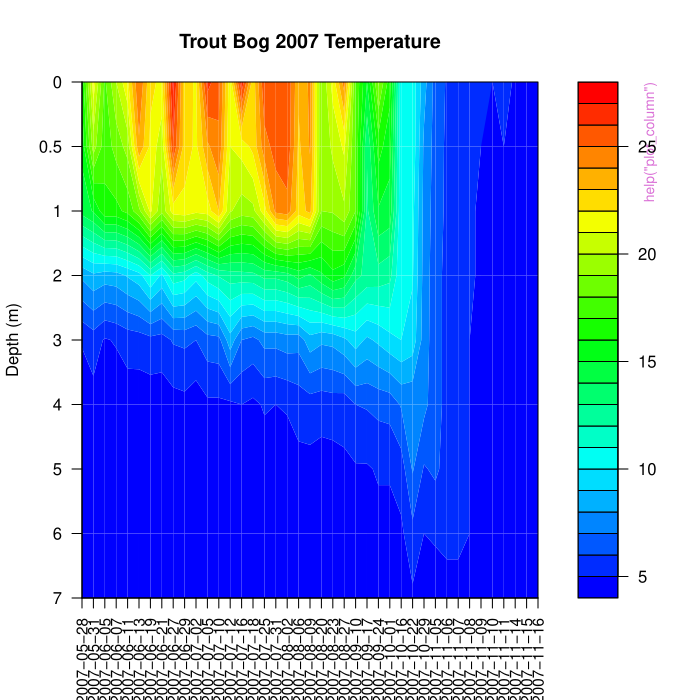

The R source for this figure:
pkgname <- "OTUtable"
source(file.path(R.home("share"), "R", "examples-header.R"))
options(warn = 1)
options(pager = "console")
library('OTUtable')

base::assign(".oldSearch", base::search(), pos = 'CheckExEnv')
cleanEx()
nameEx("bog_subset")
### * bog_subset

flush(stderr()); flush(stdout())

### Name: bog_subset
### Title: Subset OTU table by sampling site
### Aliases: bog_subset
### Keywords: data_processing

### ** Examples

data(otu_table)

Trout_Bog_Epilimnion <- bog_subset("TBE", otu_table)

Hells_Kitchen_Hypolimnion <- bog_subset("HKH", otu_table)

# Include both epilimnion and hypolimnion in a single table
Trout_Bog_both_layers <- bog_subset("TB.", otu_table)

# Include all meromictic hypolimnia
meromictic_hypolimnia <- bog_subset("HKH|MAH", otu_table)




cleanEx()
nameEx("chao1")
### * chao1

flush(stderr()); flush(stdout())

### Name: chao1
### Title: Chao1 Richness
### Aliases: chao1
### Keywords: biodiversity

### ** Examples

data(otu_table)
chao1_richness <- apply(otu_table, 2, chao1)



cleanEx()
nameEx("clean_TaxAss_taxonomy")
### * clean_TaxAss_taxonomy

flush(stderr()); flush(stdout())

### Name: clean_TaxAss_taxonomy
### Title: Clean Taxonomy File Output by TaxAss Workflow
### Aliases: clean_TaxAss_taxonomy
### Keywords: format_mothur_output

### ** Examples


# Example path only: path <- "TaxAss_output/bogs.taxonomy"
# table <- clean_shared("mothur_output/bogs.shared", trim.names = T)
# taxonomy <- clean_TaxAss_taxonomy(path, table, remove_bootstrap = F)




cleanEx()
nameEx("clean_mothur_taxonomy")
### * clean_mothur_taxonomy

flush(stderr()); flush(stdout())

### Name: clean_mothur_taxonomy
### Title: Clean mothur-format Taxonomy File
### Aliases: clean_mothur_taxonomy
### Keywords: format_mothur_output

### ** Examples


# Example path only: path <- "mothur_output/bogs.taxonomy"
# table <- clean_shared("mothur_output/bogs.shared", trim.names = T)
# taxonomy <- clean_mothur_taxonomy(path, table, remove_bootstrap = F)




cleanEx()
nameEx("clean_shared")
### * clean_shared

flush(stderr()); flush(stdout())

### Name: clean_shared
### Title: Reformat a shared file
### Aliases: clean_shared
### Keywords: format_mothur_output

### ** Examples


# Example path only: path <- "mothur_output/bogs.shared"

# otu_table <- clean_shared(path, trim.names = T)
# write.csv(otu_table, file = "bogs_otu_table.csv", quote = F, row.names = T)




cleanEx()
nameEx("combine_otus")
### * combine_otus

flush(stderr()); flush(stdout())

### Name: combine_otus
### Title: Combine OTUs based on identical taxonomic assignments
### Aliases: combine_otus
### Keywords: data_processing

### ** Examples


data(otu_table)
data(taxonomy)

example_table <- year_subset("05", otu_table)
example_table <- bog_subset("TBE", example_table)

phylum_table <- combine_otus("Phylum", example_table, taxonomy)




cleanEx()
nameEx("extract_date")
### * extract_date

flush(stderr()); flush(stdout())

### Name: extract_date
### Title: Extract sampling date from a vector of sample names
### Aliases: extract_date
### Keywords: data_processing

### ** Examples


samples <- c("TBE01JUN09.R1", "TBE05JUN09", "TBE10JUN09.R2")
extract_date(samples)

# Extract sample dates from the OTU table
data(otu_table)
x <- extract_date(colnames(otu_table))

# Extract sample dates from the metadata
data(metadata)
x <- extract_date(metadata$Sample_Name)




cleanEx()
nameEx("filter_otus")
### * filter_otus

flush(stderr()); flush(stdout())

### Name: filter_taxa
### Title: Filter Taxa Based on Abundance and Persistence
### Aliases: filter_taxa
### Keywords: data_processing

### ** Examples


# To make a table containing only OTUs with at least 0.1% abundance 
# in at least one sample that were observed 
# (at any abundance) in at least 50% of samples:
# library(OTUtable)
# data(otu_table)
# filtered_table <- filter_taxa(otu_table, abundance = 0.1, persistence = 50)

# To make a table containing only phyla with at least 10% abundance 
# in any one sample and were observed 
# at any abundance in at least 10% of samples:
# data(taxonomy)
# phylum_table <- combine_otus("Phylum", otu_table, taxonomy)
# filtered_phylum_table <- filter_taxa(phylum_table, abundance = 10, persistence = 10)



cleanEx()
nameEx("grab_group")
### * grab_group

flush(stderr()); flush(stdout())

### Name: grab_group
### Title: Subset OTU table by taxonomic assignment
### Aliases: grab_group
### Keywords: data_processing

### ** Examples

 
data(otu_table)
data(taxonomy)

acI <- grab_group("acI", "Clade", otu_table, taxonomy)
verruco <- grab_group("Verrucomicrobia", "Phylum", otu_table, taxonomy)

# Example where two search terms are needed due to classification with two databases
methylophilaceae <- grab_group("Methylophilaceae|betIV", "Clade", otu_table, taxonomy)



cleanEx()
nameEx("make_do_matrix")
### * make_do_matrix

flush(stderr()); flush(stdout())

### Name: make_do_matrix
### Title: Make matrix of dissolved oxygen data
### Aliases: make_do_matrix
### Keywords: water_column_plots

### ** Examples

data(metadata)

dissolved_oxygen <- make_do_matrix("TBE.....07", metadata)



cleanEx()
nameEx("make_temp_matrix")
### * make_temp_matrix

flush(stderr()); flush(stdout())

### Name: make_temp_matrix
### Title: Make matrix of temperature data
### Aliases: make_temp_matrix
### Keywords: water_column_plots

### ** Examples

data(metadata)

temp <- make_temp_matrix("TBE.....07", metadata)



cleanEx()
nameEx("obs_richness")
### * obs_richness

flush(stderr()); flush(stdout())

### Name: obs_richness
### Title: Observed Richness
### Aliases: obs_richness
### Keywords: biodiversity

### ** Examples

 data(otu_table)
 richness <- apply(otu_table, 2, obs_richness)



cleanEx()
nameEx("pielou")
### * pielou

flush(stderr()); flush(stdout())

### Name: pielou
### Title: Pielou's Evenness
### Aliases: pielou
### Keywords: biodiversity

### ** Examples

data(otu_table)
even <- apply(otu_table, 2, pielou)




cleanEx()
nameEx("plot_column")
### * plot_column

flush(stderr()); flush(stdout())

### Name: plot_column
### Title: Plot DO or temperature data from a depth profile over time
### Aliases: plot_column
### Keywords: water_column_plots

### ** Examples

data(metadata)
temp <- make_temp_matrix("TBE.....07", metadata)
plot_column(temp, "Trout Bog 2007 Temperature")



cleanEx()
nameEx("reduce_names")
### * reduce_names

flush(stderr()); flush(stdout())

### Name: reduce_names
### Title: Shorten taxonomic assignment in table row names
### Aliases: reduce_names
### Keywords: data_processing

### ** Examples

data(otu_table)
data(taxonomy)

# Create a small table for the example
# example <- year_subset("05", otu_table)
# example <- bog_subset("TBE", example)

# clade_table <- combine_otus("Clade", example, taxonomy)
# clade_table <- clade_table[which(rowSums(clade_table) > 0),]
# head(rownames(clade_table))
# reduced_clades <- reduce_names(clade_table)
# head(rownames(reduced_clades))



cleanEx()
nameEx("remove_reps")
### * remove_reps

flush(stderr()); flush(stdout())

### Name: remove_reps
### Title: Remove the second replicate of each sample, when it exists
### Aliases: remove_reps
### Keywords: data_processing

### ** Examples

 data(otu_table)
 no_reps <- remove_reps(otu_table)



cleanEx()
nameEx("rotate")
### * rotate

flush(stderr()); flush(stdout())

### Name: rotate
### Title: Rotate a matrix
### Aliases: rotate
### Keywords: water_column_plots

### ** Examples

data(metadata)
temp <- make_temp_matrix("TBE.....07", metadata)
r_temp <- rotate(temp)




cleanEx()
nameEx("shannon")
### * shannon

flush(stderr()); flush(stdout())

### Name: shannon
### Title: Shannon's Biodiversity Index
### Aliases: shannon
### Keywords: biodiversity

### ** Examples

data(otu_table)
richness <- apply(otu_table, 2, shannon)



cleanEx()
nameEx("year_subset")
### * year_subset

flush(stderr()); flush(stdout())

### Name: year_subset
### Title: Subset samples by a specific year
### Aliases: year_subset
### Keywords: data_processing

### ** Examples

data(otu_table)

seven <- year_subset("07", otu_table)

# Select two years at once
two_years <- year_subset("07|08", otu_table)



cleanEx()
nameEx("zscore")
### * zscore

flush(stderr()); flush(stdout())

### Name: zscore
### Title: Z-score normalize relative abundance data
### Aliases: zscore
### Keywords: data_processing

### ** Examples

data(otu_table)

# Create a small table for z-score normalization
example <- year_subset("05", otu_table)
example <- bog_subset("TBE", example)

# Remove OTUs that are not present in this subset
example <- example[which(rowSums(example) > 0), ]

z_otu_table <- zscore(example)



### * <FOOTER>
###
options(digits = 7L)
base::cat("Time elapsed: ", proc.time() - base::get("ptime", pos = 'CheckExEnv'),"\n")
grDevices::dev.off()
###
### Local variables: ***
### mode: outline-minor ***
### outline-regexp: "\\(> \\)?### [*]+" ***
### End: ***
quit('no')
